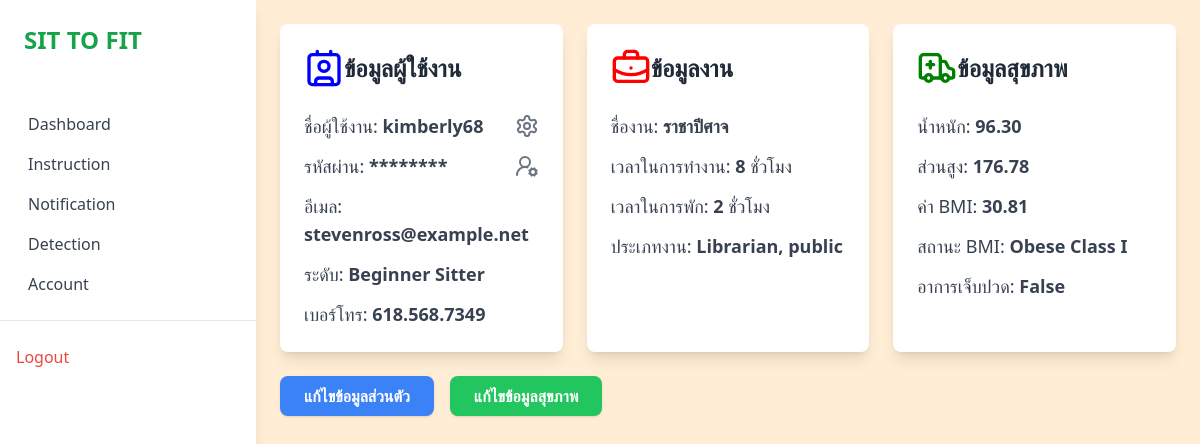
The page / (signed in) on the database its author committed.
### base/models.py (models this page shows, shortened)
class UserInfomation(AbstractUser):
    contact_number = models.CharField(max_length= 20 , blank = True)
    role = models.CharField(max_length= 50 )
    created_at = models.DateTimeField(auto_now_add= True)

class PersonalInformation(models.Model):
    user = models.OneToOneField(UserInfomation, on_delete=models.CASCADE, null=True, blank=True)
    goal = models.CharField(
        max_length=50,
        choices=[
            ('Improve posture', 'Improve posture'),
            ('Health maintenance', 'Health maintenance'),
            ('Posture correction', 'Posture correction')
        ],
        null=True,
        blank=True
    )
    job_name = models.CharField(max_length=100, null=True, blank=True)
    job_type = models.CharField(max_length=100, null=True, blank=True)
    job_hours = models.FloatField(null=True, blank=True)
    break_hours = models.FloatField(null=True, blank=True)

class PersonalHealthInformation(models.Model):
    user = models.OneToOneField(UserInfomation, on_delete=models.CASCADE, null=True, blank=True)
    age = models.IntegerField(null=True, blank=True)
    height = models.FloatField(null=True, blank=True)
    weight = models.FloatField(null=True, blank=True)
    has_pain = models.BooleanField(default=False, null=True, blank=True)

### base/views.py (the view)
# urls.py: path('', HomepageView.as_view() , name='home' ),
class HomepageView(LoginRequiredMixin,ListView):
    model = UserInfomation  # โมเดลหลักที่ใช้สำหรับ ListView
    template_name = 'account.html'
    context_object_name = 'User_items'
    def get_queryset(self):
        return UserInfomation.objects.filter(id=self.request.user.id)
    def get_context_data(self, **kwargs):
        context = super().get_context_data(**kwargs)
        user = self.request.user
        context['user'] = user
        personal_health = PersonalHealthInformation.objects.filter(user=user).first()
        context['Personal_items'] = PersonalInformation.objects.filter(user=user)
        context['Health_items'] = PersonalHealthInformation.objects.filter(user=user)
        if personal_health and personal_health.height and personal_health.weight:
            height_m = personal_health.height/100
            bmi = round(personal_health.weight / (height_m ** 2), 2)
            context['bmi'] = bmi
            context['bmi_category'] = classify_bmi(bmi)
        else:
            context['bmi'] = None
            context['bmi_category'] = "Not Available"
        return context

### base/views.py (called while the page is built)
def classify_bmi(bmi):
    if bmi < 16:
        return "Severe Thinness"
    elif 16 <= bmi < 17:
        return "Moderate Thinness"
    elif 17 <= bmi < 18.5:
        return "Mild Thinness"
    elif 18.5 <= bmi < 25:
        return "Normal"
    elif 25 <= bmi < 30:
        return "Overweight"
    elif 30 <= bmi < 35:
        return "Obese Class I"
    elif 35 <= bmi < 40:
        return "Obese Class II"
    else:
        return "Obese Class III"

### base/templates/account.html (shortened to what this page needs)
{% extends 'base.html' %}
{% block main %}
<div class="container mx-auto ">
  <div class="grid grid-cols-1 lg:grid-cols-3 gap-6">
    <div class="bg-white shadow-lg rounded-lg p-6">
      <h1 class="text-2xl font-bold text-gray-800 mb-6 flex items-center">
          <path stroke-linecap="round" stroke-linejoin="round" stroke-width="2" d="M15 5l7 7m0 0l-7 7m7-7H3" />
        ข้อมูลผู้ใช้งาน
      </h1>
      <div class="space-y-3">
        {% for item in User_items %}
        <p class="text-gray-700 text-lg flex items-center justify-between">
          <span>ชื่อผู้ใช้งาน: <span class="font-semibold">{{ item.username }}</span></span>
          <a href="{% url 'base:change_name' %}" class="text-gray-500 hover:text-gray-700">
          </a>
        </p>
        <p class="text-gray-700 text-lg flex items-center justify-between">
          <span>รหัสผ่าน: <span class="font-semibold">********</span></span>
          <a href="{% url 'base:change_pass' %}" class="text-gray-500 hover:text-gray-700">
          </a>
        </p>
        <p class="text-gray-700 text-lg">อีเมล: <span class="font-semibold">{{ item.email }}</span></p>
        <p class="text-gray-700 text-lg">ระดับ: <span class="font-semibold">{{ item.role }}</span></p>
        <p class="text-gray-700 text-lg">เบอร์โทร: <span class="font-semibold">{{ item.contact_number }}</span></p>
        {% endfor %}
      </div>
    </div>
    <div class="lg:col-span-2 grid grid-cols-1 md:grid-cols-2 gap-6">
      <div class="bg-white shadow-lg rounded-lg p-6">
        <h1 class="text-2xl font-bold text-gray-800 mb-6 flex items-center">
            <path stroke-linecap="round" stroke-linejoin="round" stroke-width="2" d="M12 20h9m2-9H3m2 9h9m0-9H3" />
          ข้อมูลงาน
        </h1>
        <div class="space-y-3">
          {% for item in Personal_items %}
          <p class="text-gray-700 text-lg">ชื่องาน: <span class="font-semibold">{{ item.job_name }}</span></p>
          <p class="text-gray-700 text-lg">เวลาในการทำงาน: <span class="font-semibold">{{ item.job_hours|floatformat:"0" }}</span> ชั่วโมง</p>
          <p class="text-gray-700 text-lg">เวลาในการพัก: <span class="font-semibold">{{ item.break_hours|floatformat:"0" }}</span> ชั่วโมง</p>
          <p class="text-gray-700 text-lg">ประเภทงาน: <span class="font-semibold">{{ item.job_type }}</span></p>
          {% endfor %}
        </div>
      </div>
      <div class="bg-white shadow-lg rounded-lg p-6">
        <h1 class="text-2xl font-bold text-gray-800 mb-6 flex items-center">
            <path stroke-linecap="round" stroke-linejoin="round" stroke-width="2" d="M12 20h-9M3 20h18M3 10h9m0-4H3m12 4h6m0-4h-6" />
          ข้อมูลสุขภาพ
        </h1>
        <div class="space-y-3">
          {% for item in Health_items %}
          <p class="text-gray-700 text-lg">น้ำหนัก: <span class="font-semibold">{{ item.weight|floatformat:"2" }}</span></p>
          <p class="text-gray-700 text-lg">ส่วนสูง: <span class="font-semibold">{{ item.height|floatformat:"2" }}</span></p>
          <p class="text-gray-700 text-lg">ค่า BMI:
            {% if bmi %}
              <span class="font-semibold">{{ bmi }}</span>
            {% else %}
              <span class="text-red-500">ไม่สามารถคำนวณได้</span>
            {% endif %}
          </p>
          <p class="text-gray-700 text-lg">สถานะ BMI:
            {% if bmi_category %}
              <span class="font-semibold">{{ bmi_category }}</span>
            {% else %}
              <span class="text-red-500">ไม่สามารถคำนวณได้</span>
            {% endif %}
          </p>
          <p class="text-gray-700 text-lg">อาการเจ็บปวด: <span class="font-semibold">{{ item.has_pain }}</span></p>
          {% endfor %}
        </div>
      </div>
    </div>
  </div>
  <div class="flex space-x-4 mt-6">
    <a href="{% url 'base:update_personal_information' %}"
       class="bg-blue-500 hover:bg-blue-600 text-white font-semibold py-2 px-6 rounded-lg shadow transition duration-200">
      แก้ไขข้อมูลส่วนตัว
    </a>
    <a href="{% url 'base:update_personal_health' %}"
       class="bg-green-500 hover:bg-green-600 text-white font-semibold py-2 px-6 rounded-lg shadow transition duration-200">
      แก้ไขข้อมูลสุขภาพ
    </a>
  </div>
</div>
{% endblock %}

### rows shown on the page
UserInfomation: username "kimberly68", email "stevenross@example.net", role "Beginner Sitter", contact_number "618.568.7349"
PersonalInformation: job_name "ราชาปีศาจ", job_hours "8", break_hours "2", job_type "Librarian, public"
PersonalHealthInformation: weight "96.30", height "176.78", bmi "30.81", bmi_category "Obese Class I", has_pain "False"
